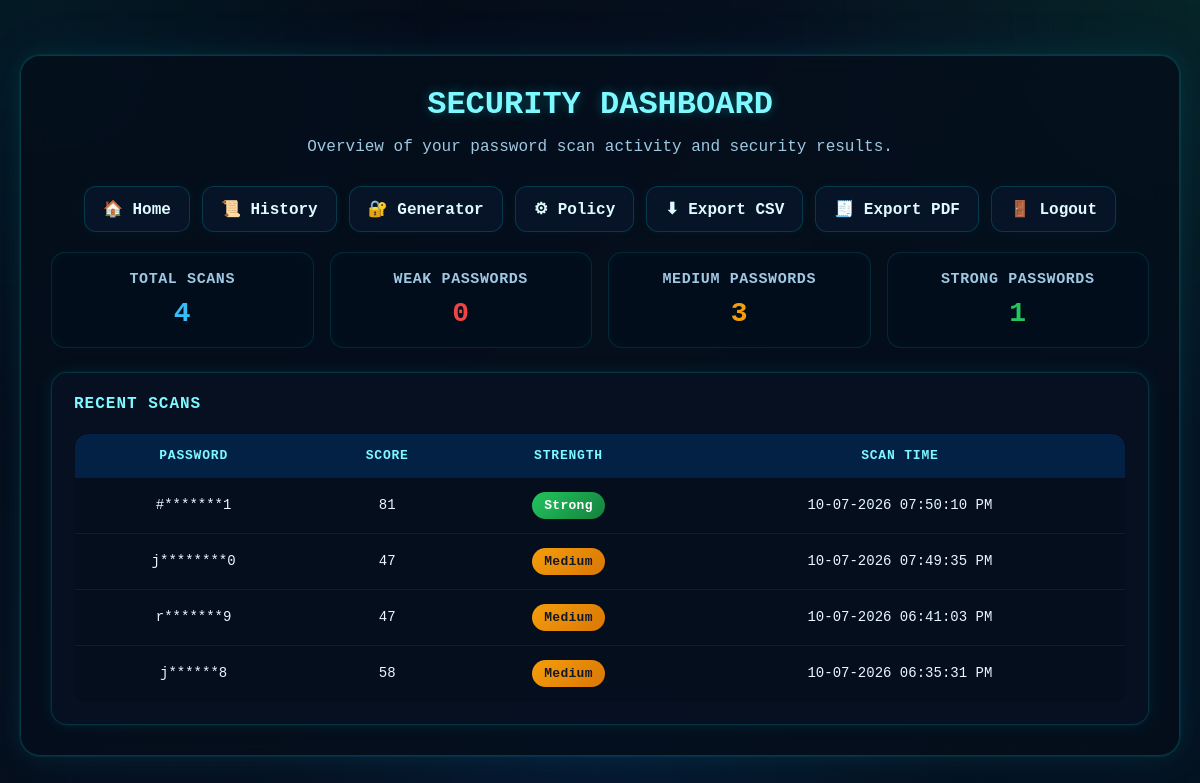
The app's page /dashboard (signed in) with its own data.
### tables this page shows
CREATE TABLE password_history (
            id INTEGER PRIMARY KEY AUTOINCREMENT,
            password_text TEXT NOT NULL,
            score INTEGER NOT NULL,
            strength TEXT NOT NULL,
            color TEXT NOT NULL,
            entropy REAL DEFAULT 0,
            crack_time TEXT DEFAULT 'Instantly',
            scan_time TEXT NOT NULL
        , user_id INTEGER DEFAULT 1);

### app.py (the view)
@app.route("/dashboard")
def dashboard():
    if not is_logged_in():
        return redirect(url_for("login"))
    user_id = get_current_user_id()
    conn = get_db_connection()
    cursor = conn.cursor()
    cursor.execute("SELECT COUNT(*) FROM password_history WHERE user_id = ?", (user_id,))
    total_scans = cursor.fetchone()[0]
    cursor.execute("""
        SELECT COUNT(*) FROM password_history
        WHERE user_id = ? AND strength = 'Weak'
    """, (user_id,))
    weak_count = cursor.fetchone()[0]
    cursor.execute("""
        SELECT COUNT(*) FROM password_history
        WHERE user_id = ? AND strength = 'Medium'
    """, (user_id,))
    medium_count = cursor.fetchone()[0]
    cursor.execute("""
        SELECT COUNT(*) FROM password_history
        WHERE user_id = ? AND strength = 'Strong'
    """, (user_id,))
    strong_count = cursor.fetchone()[0]
    cursor.execute("""
        SELECT password_text, score, strength, scan_time
        FROM password_history
        WHERE user_id = ?
        ORDER BY id DESC
        LIMIT 5
    """, (user_id,))
    recent_scans = cursor.fetchall()
    conn.close()
    return render_template(
        "dashboard.html",
        total_scans=total_scans,
        weak_count=weak_count,
        medium_count=medium_count,
        strong_count=strong_count,
        recent_scans=recent_scans
    )

### app.py (called while the page is built)
def get_db_connection():
    conn = sqlite3.connect(DB_NAME)
    conn.row_factory = sqlite3.Row
    return conn

def is_logged_in():
    return "user_id" in session

def get_current_user_id():
    return session.get("user_id")

### templates/dashboard.html (shortened to what this page needs)
<!DOCTYPE html>
<html lang="en">
<head>
    <link rel="stylesheet" href="{{ url_for('static', filename='style.css') }}">
</head>
<body>
    <div class="container">
        <h1 class="page-title">SECURITY DASHBOARD</h1>
        <p class="page-subtitle">Overview of your password scan activity and security results.</p>
        <div class="nav-links" style="margin-top:0; margin-bottom:20px;">
            <a href="{{ url_for('index') }}">🏠 Home</a>
            <a href="{{ url_for('history') }}">📜 History</a>
            <a href="{{ url_for('generate_password_route') }}">🔐 Generator</a>
            <a href="{{ url_for('policy') }}">⚙ Policy</a>
            <a href="{{ url_for('export_csv') }}">⬇ Export CSV</a>
            <a href="{{ url_for('export_pdf') }}">🧾 Export PDF</a>
            <a href="{{ url_for('logout') }}">🚪 Logout</a>
        </div>
        <div class="dashboard-grid">
            <div class="card total">
                <h3>Total Scans</h3>
                <p>{{ total_scans }}</p>
            </div>
            <div class="card weak">
                <h3>Weak Passwords</h3>
                <p>{{ weak_count }}</p>
            </div>
            <div class="card medium">
                <h3>Medium Passwords</h3>
                <p>{{ medium_count }}</p>
            </div>
            <div class="card strong">
                <h3>Strong Passwords</h3>
                <p>{{ strong_count }}</p>
            </div>
        </div>
        <div class="panel-box neon-box">
            <h3>RECENT SCANS</h3>
            {% if recent_scans and recent_scans|length > 0 %}
            <div class="table-container">
                <table>
                    <thead>
                        <tr>
                            <th>Password</th>
                            <th>Score</th>
                            <th>Strength</th>
                            <th>Scan Time</th>
                        </tr>
                    </thead>
                    <tbody>
                        {% for row in recent_scans %}
                        <tr>
                            <td>{{ row.password_text }}</td>
                            <td>{{ row.score }}</td>
                            <td>
                                {% if row.strength == "Weak" %}
                                    <span class="badge badge-weak">Weak</span>
                                {% elif row.strength == "Medium" %}
                                    <span class="badge badge-medium">Medium</span>
                                {% else %}
                                    <span class="badge badge-strong">Strong</span>
                                {% endif %}
                            </td>
                            <td>{{ row.scan_time }}</td>
                        </tr>
                        {% endfor %}
                    </tbody>
                </table>
            </div>
            {% else %}
                <p style="color:#9fc8e2;">No recent scans found.</p>
            {% endif %}
        </div>
    </div>
</body>
</html>

### static/style.css (style rules this page uses)
* { margin: 0; padding: 0; box-sizing: border-box; font-family: "Consolas", "Courier New", monospace; }
body { background: #050816; color: #e2f3ff; min-height: 100vh; padding: 20px; position: relative; overflow-x: hidden; }
.container, .auth-container { max-width: 1200px; margin: 35px auto; background: rgba(6, 14, 28, 0.82); border: 1px solid rgba(0, 255, 255, 0.18); border-radius: 20px; padding: 30px; box-shadow: 0 0 0 1px rgba(0, 255, 255, 0.08), 0 0 25px rgba(0, 255, 255, 0.08), 0 0 60px rgba(0, 140, 255, 0.06); backdrop-filter: blur(12px); }
.page-title { text-align: center; color: #7df9ff; font-size: 2rem; margin-bottom: 12px; text-shadow: 0 0 12px rgba(0, 255, 255, 0.3); }
.page-subtitle { text-align: center; color: #9fc8e2; margin-bottom: 25px; line-height: 1.6; }
.result-box, .panel-box { margin-top: 24px; padding: 22px; border-radius: 16px; background: rgba(7, 18, 36, 0.88); border: 1px solid rgba(0, 255, 255, 0.14); }
.neon-box { box-shadow: 0 0 0 1px rgba(0, 255, 255, 0.04), 0 0 18px rgba(0, 255, 255, 0.08), inset 0 0 12px rgba(0, 255, 255, 0.02); }
.result-box h3, .panel-box h3 { color: #7df9ff; font-size: 1rem; letter-spacing: 1px; margin-bottom: 16px; text-transform: uppercase; }
.stats-grid, .dashboard-grid { display: grid; grid-template-columns: repeat(auto-fit, minmax(220px, 1fr)); gap: 16px; margin-bottom: 16px; }
.stat-card, .card { background: rgba(3, 14, 28, 0.9); border: 1px solid rgba(0, 255, 255, 0.12); border-radius: 14px; padding: 18px; box-shadow: inset 0 0 12px rgba(0, 255, 255, 0.03); }
.card { text-align: center; transition: transform 0.25s ease, box-shadow 0.25s ease; }
.card h3 { font-size: 15px; margin-bottom: 10px; color: #9fc8e2; text-transform: uppercase; letter-spacing: 0.6px; }
.card p { font-size: 28px; font-weight: 800; }
.card.total p { color: #38bdf8; }
.card.weak p { color: #ef4444; }
.card.medium p { color: #f59e0b; }
.card.strong p { color: #22c55e; }
.nav-links { display: flex; justify-content: center; gap: 12px; flex-wrap: wrap; margin-top: 28px; }
.nav-links a { text-decoration: none; padding: 12px 18px; border-radius: 12px; color: #dffbff; font-weight: 700; background: rgba(8, 21, 40, 0.95); border: 1px solid rgba(0, 255, 255, 0.16); transition: 0.25s ease; box-shadow: 0 0 12px rgba(0, 255, 255, 0.04); }
.table-container { overflow-x: auto; margin-top: 20px; width: 100%; }
table { width: 100%; min-width: 900px; border-collapse: collapse; background: rgba(4, 14, 28, 0.9); border-radius: 14px; overflow: hidden; border: 1px solid rgba(0, 255, 255, 0.12); }
table th, table td { padding: 14px; text-align: center; border-bottom: 1px solid rgba(0, 255, 255, 0.08); vertical-align: middle; }
table th { background: rgba(0, 119, 255, 0.18); color: #7df9ff; text-transform: uppercase; font-size: 13px; letter-spacing: 0.8px; }
table td { color: #e7f7ff; font-size: 14px; }
.badge { display: inline-block; padding: 6px 12px; border-radius: 999px; font-size: 13px; font-weight: 700; color: #fff; letter-spacing: 0.3px; }
.badge-medium { background: linear-gradient(135deg, #f59e0b, #d97706); color: #111827; }
.badge-strong { background: linear-gradient(135deg, #22c55e, #15803d); }

### records on screen
password_history: password_text "#*******1", score "81", strength "Strong", scan_time "10-07-2026 07:50:10 PM"
password_history: password_text "j********0", score "47", strength "Medium", scan_time "10-07-2026 07:49:35 PM"
password_history: password_text "r*******9", score "47", strength "Medium", scan_time "10-07-2026 06:41:03 PM"
password_history: password_text "j******8", score "58", strength "Medium", scan_time "10-07-2026 06:35:31 PM"

### other values on screen
{{ total_scans }} "4"
{{ weak_count }} "0"
{{ medium_count }} "3"
{{ strong_count }} "1"
